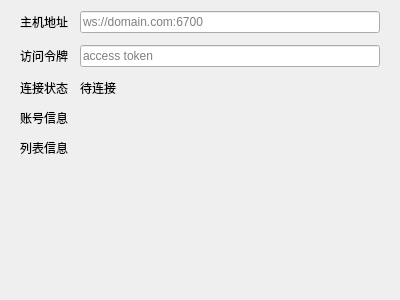
<?xml version="1.0" encoding="UTF-8"?>
<ui version="4.0">
 <class>AccountWidget</class>
 <widget class="QWidget" name="AccountWidget">
  <property name="geometry">
   <rect>
    <x>0</x>
    <y>0</y>
    <width>400</width>
    <height>300</height>
   </rect>
  </property>
  <property name="windowTitle">
   <string>Form</string>
  </property>
  <layout class="QVBoxLayout" name="verticalLayout">
   <item>
    <layout class="QGridLayout" name="gridLayout">
     <property name="leftMargin">
      <number>9</number>
     </property>
     <property name="topMargin">
      <number>0</number>
     </property>
     <property name="rightMargin">
      <number>9</number>
     </property>
     <property name="bottomMargin">
      <number>0</number>
     </property>
     <property name="spacing">
      <number>12</number>
     </property>
     <item row="4" column="0">
      <widget class="QLabel" name="label_5">
       <property name="text">
        <string>列表信息</string>
       </property>
      </widget>
     </item>
     <item row="3" column="0">
      <widget class="QLabel" name="label_3">
       <property name="text">
        <string>账号信息</string>
       </property>
      </widget>
     </item>
     <item row="3" column="1">
      <widget class="QLabel" name="accountLabel">
       <property name="text">
        <string/>
       </property>
      </widget>
     </item>
     <item row="2" column="1">
      <widget class="QLabel" name="connectStateLabel">
       <property name="text">
        <string>待连接</string>
       </property>
      </widget>
     </item>
     <item row="4" column="1">
      <layout class="QHBoxLayout" name="horizontalLayout">
       <property name="spacing">
        <number>9</number>
       </property>
       <item>
        <widget class="QLabel" name="friendCountLabel">
         <property name="text">
          <string/>
         </property>
        </widget>
       </item>
       <item>
        <widget class="QLabel" name="groupCountLabel">
         <property name="text">
          <string/>
         </property>
        </widget>
       </item>
       <item>
        <spacer name="horizontalSpacer">
         <property name="orientation">
          <enum>Qt::Horizontal</enum>
         </property>
         <property name="sizeHint" stdset="0">
          <size>
           <width>40</width>
           <height>1</height>
          </size>
         </property>
        </spacer>
       </item>
      </layout>
     </item>
     <item row="0" column="0">
      <widget class="QLabel" name="label">
       <property name="text">
        <string>主机地址</string>
       </property>
      </widget>
     </item>
     <item row="2" column="0">
      <widget class="QLabel" name="label_2">
       <property name="text">
        <string>连接状态</string>
       </property>
      </widget>
     </item>
     <item row="1" column="0">
      <widget class="QLabel" name="label_4">
       <property name="text">
        <string>访问令牌</string>
       </property>
      </widget>
     </item>
     <item row="1" column="1">
      <widget class="QLineEdit" name="tokenEdit">
       <property name="echoMode">
        <enum>QLineEdit::Password</enum>
       </property>
       <property name="placeholderText">
        <string>access token</string>
       </property>
      </widget>
     </item>
     <item row="0" column="1">
      <widget class="QLineEdit" name="hostEdit">
       <property name="placeholderText">
        <string>ws://domain.com:6700</string>
       </property>
       <property name="clearButtonEnabled">
        <bool>false</bool>
       </property>
      </widget>
     </item>
    </layout>
   </item>
   <item>
    <widget class="QLabel" name="headerLabel">
     <property name="minimumSize">
      <size>
       <width>0</width>
       <height>32</height>
      </size>
     </property>
     <property name="text">
      <string/>
     </property>
     <property name="alignment">
      <set>Qt::AlignCenter</set>
     </property>
    </widget>
   </item>
   <item>
    <spacer name="verticalSpacer">
     <property name="orientation">
      <enum>Qt::Vertical</enum>
     </property>
     <property name="sizeHint" stdset="0">
      <size>
       <width>20</width>
       <height>40</height>
      </size>
     </property>
    </spacer>
   </item>
  </layout>
 </widget>
 <resources/>
 <connections/>
</ui>
